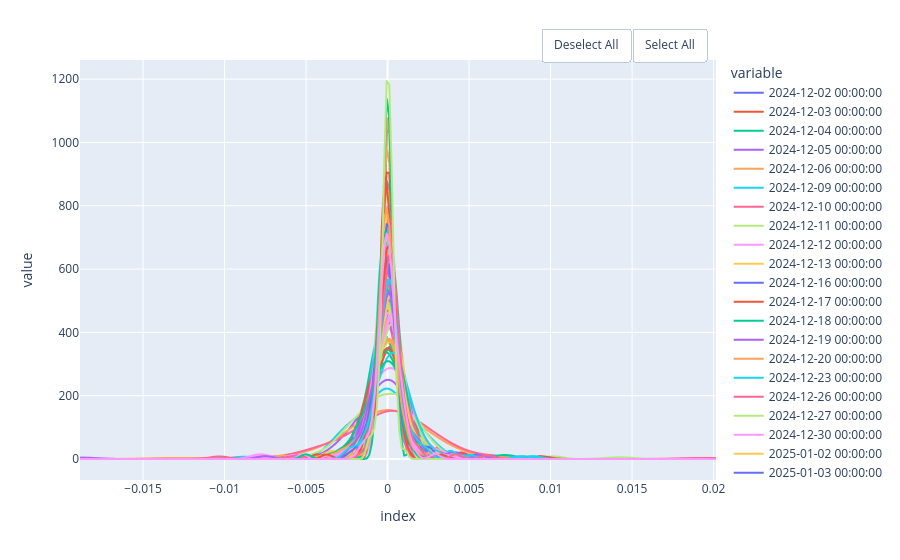

Notebook code for this chart:
### Code cell
fig = px.line(
    densities
)

px_select_menu(fig)

fig.show()
